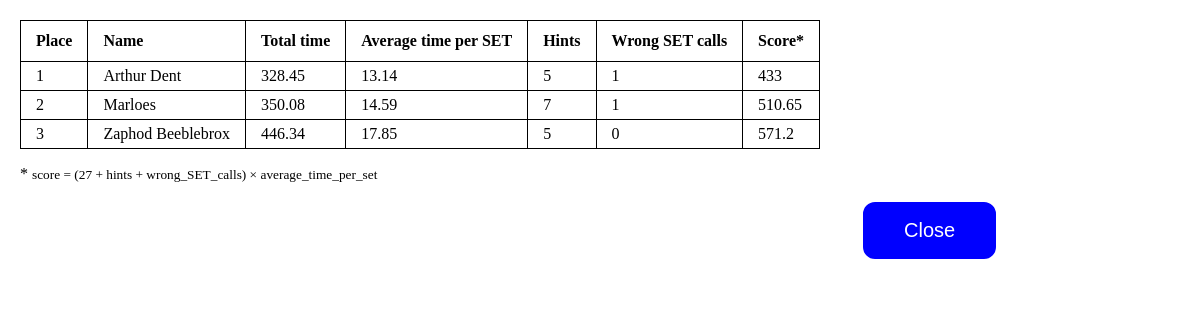
The page /scores/ on the database as committed earlier.
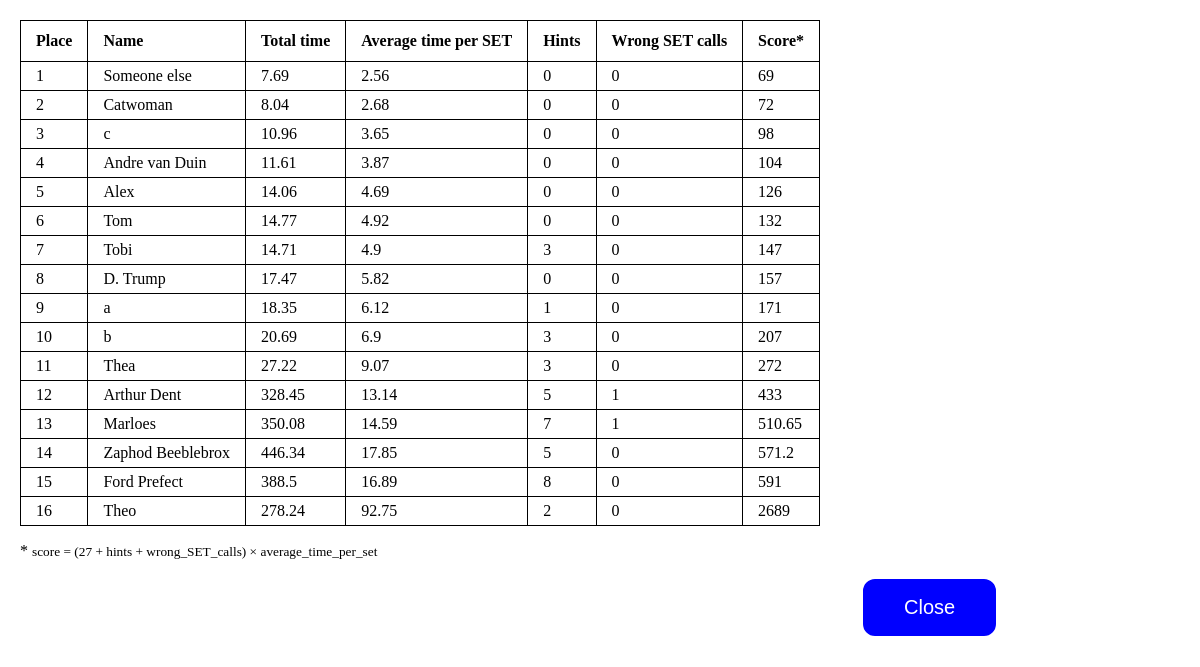
The same page on the database as committed later.
### game/models.py (models this page shows, shortened)
class Highscore(models.Model):
    name = models.CharField(max_length=25)
    total_time = models.FloatField()
    average = models.FloatField()
    hints = models.PositiveIntegerField()
    wrong_sets = models.PositiveIntegerField()
    score = models.PositiveIntegerField()

### game/views.py (the view, shortened to what this page needs)
# urls.py: path('scores/', views.scores, name='scores'),
def scores(request):
    score_form = HighscoreForm(request.POST or None)
    context = {'stored_results': Highscore.objects.order_by('score'),
               'form': score_form}
    return render(request, 'game/scores.html', context)

### game/templates/game/scores.html (shortened to what this page needs)
{% extends 'game/base.html' %}
{% load static %}
{% block header %}
    <link rel="stylesheet" href="{% static '/game/css/scores.css' %}">
{% endblock %}
{% block body %}
<div id="table_section">
<table>
    <tr>
        <th>Place</th>
        <th>Name</th>
        <th>Total time</th>
        <th>Average time per SET</th>
        <th>Hints</th>
        <th>Wrong SET calls</th>
        <th>Score*</th>
    </tr>
    {% for result in stored_results %}
        <tr>
            <td>{{ forloop.counter }}</td>
            <td>{{ result.name }}</td>
            <td>{{ result.total_time }}</td>
            <td>{{ result.average }}</td>
            <td>{{ result.hints }}</td>
            <td>{{ result.wrong_sets }}</td>
            <td>{{ result.score }}</td>
        </tr>
    {% endfor %}
</table>
<p>* <small>score = (27 + hints + wrong_SET_calls) &#215 average_time_per_set</small></p>
<div id="control_section">
<form action="{% url 'results' %}" method="POST">
    <button class="button" id="results" type="submit" name="req"
        value="results">
        Close
    </button>
</form>
</div>
{% endblock %}

Rows that differ between the two databases and show on the page:
added Highscore: name "Someone else", total_time "7.69", average "2.56", hints "0", wrong_sets "0", score "69"
added Highscore: name "Catwoman", total_time "8.04", average "2.68", hints "0", wrong_sets "0", score "72"
added Highscore: name "c", total_time "10.96", average "3.65", hints "0", wrong_sets "0", score "98"
added Highscore: name "Andre van Duin", total_time "11.61", average "3.87", hints "0", wrong_sets "0", score "104"
added Highscore: name "Alex", total_time "14.06", average "4.69", hints "0", wrong_sets "0", score "126"
added Highscore: name "Tom", total_time "14.77", average "4.92", hints "0", wrong_sets "0", score "132"
added Highscore: name "Tobi", total_time "14.71", average "4.9", hints "3", wrong_sets "0", score "147"
added Highscore: name "D. Trump", total_time "17.47", average "5.82", hints "0", wrong_sets "0", score "157"
added Highscore: name "a", total_time "18.35", average "6.12", hints "1", wrong_sets "0", score "171"
added Highscore: name "b", total_time "20.69", average "6.9", hints "3", wrong_sets "0", score "207"
added Highscore: name "Thea", total_time "27.22", average "9.07", hints "3", wrong_sets "0", score "272"
added Highscore: name "Ford Prefect", total_time "388.5", average "16.89", hints "8", wrong_sets "0", score "591"
added Highscore: name "Theo", total_time "278.24", average "92.75", hints "2", wrong_sets "0", score "2689"
